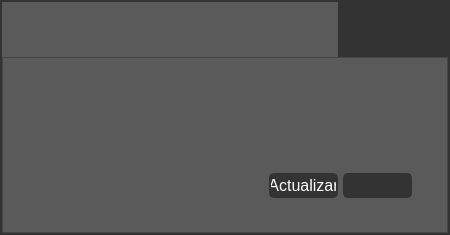
<?xml version="1.0" encoding="UTF-8"?>
<ui version="4.0">
 <class>Dialog</class>
 <widget class="QDialog" name="Dialog">
  <property name="geometry">
   <rect>
    <x>0</x>
    <y>0</y>
    <width>450</width>
    <height>235</height>
   </rect>
  </property>
  <property name="minimumSize">
   <size>
    <width>450</width>
    <height>235</height>
   </size>
  </property>
  <property name="maximumSize">
   <size>
    <width>450</width>
    <height>235</height>
   </size>
  </property>
  <property name="windowTitle">
   <string>Dialog</string>
  </property>
  <property name="styleSheet">
   <string notr="true">QDialog {
	background:rgb(51,51,51);
}</string>
  </property>
  <layout class="QVBoxLayout" name="verticalLayout">
   <property name="spacing">
    <number>0</number>
   </property>
   <property name="leftMargin">
    <number>0</number>
   </property>
   <property name="topMargin">
    <number>0</number>
   </property>
   <property name="rightMargin">
    <number>0</number>
   </property>
   <property name="bottomMargin">
    <number>0</number>
   </property>
   <item>
    <widget class="QFrame" name="frame_2">
     <property name="styleSheet">
      <string notr="true">background:rgb(51,51,51);</string>
     </property>
     <property name="frameShape">
      <enum>QFrame::NoFrame</enum>
     </property>
     <property name="frameShadow">
      <enum>QFrame::Plain</enum>
     </property>
     <layout class="QVBoxLayout" name="verticalLayout_2">
      <property name="spacing">
       <number>0</number>
      </property>
      <property name="leftMargin">
       <number>2</number>
      </property>
      <property name="topMargin">
       <number>2</number>
      </property>
      <property name="rightMargin">
       <number>2</number>
      </property>
      <property name="bottomMargin">
       <number>2</number>
      </property>
      <item>
       <widget class="QFrame" name="frame_top">
        <property name="minimumSize">
         <size>
          <width>0</width>
          <height>55</height>
         </size>
        </property>
        <property name="maximumSize">
         <size>
          <width>16777215</width>
          <height>55</height>
         </size>
        </property>
        <property name="styleSheet">
         <string notr="true">background:rgb(91,90,90);</string>
        </property>
        <property name="frameShape">
         <enum>QFrame::NoFrame</enum>
        </property>
        <property name="frameShadow">
         <enum>QFrame::Plain</enum>
        </property>
        <layout class="QHBoxLayout" name="horizontalLayout">
         <property name="spacing">
          <number>0</number>
         </property>
         <property name="leftMargin">
          <number>0</number>
         </property>
         <property name="topMargin">
          <number>0</number>
         </property>
         <property name="rightMargin">
          <number>0</number>
         </property>
         <property name="bottomMargin">
          <number>0</number>
         </property>
         <item>
          <widget class="QLabel" name="lab_heading">
           <property name="font">
            <font>
             <family>Segoe UI</family>
             <pointsize>14</pointsize>
            </font>
           </property>
           <property name="styleSheet">
            <string notr="true">color:rgb(255,255,255);</string>
           </property>
           <property name="text">
            <string/>
           </property>
           <property name="alignment">
            <set>Qt::AlignCenter</set>
           </property>
          </widget>
         </item>
         <item>
          <widget class="QPushButton" name="bn_min">
           <property name="minimumSize">
            <size>
             <width>55</width>
             <height>55</height>
            </size>
           </property>
           <property name="maximumSize">
            <size>
             <width>55</width>
             <height>55</height>
            </size>
           </property>
           <property name="styleSheet">
            <string notr="true">QPushButton {
	border: none;
	background-color: rgb(51,51,51);
}
QPushButton:hover {
	background-color: rgb(0,143,150);
}
QPushButton:pressed {	
	background-color: rgb(51,51,51);
}</string>
           </property>
           <property name="text">
            <string/>
           </property>
           <property name="icon">
            <iconset>
             <normaloff>../doc/Minimalistic-Flat-Modern-GUI-Template/icons/1x/hideAsset 53.png</normaloff>../doc/Minimalistic-Flat-Modern-GUI-Template/icons/1x/hideAsset 53.png</iconset>
           </property>
           <property name="iconSize">
            <size>
             <width>22</width>
             <height>12</height>
            </size>
           </property>
           <property name="autoDefault">
            <bool>false</bool>
           </property>
           <property name="flat">
            <bool>true</bool>
           </property>
          </widget>
         </item>
         <item>
          <widget class="QPushButton" name="bn_close">
           <property name="minimumSize">
            <size>
             <width>55</width>
             <height>55</height>
            </size>
           </property>
           <property name="maximumSize">
            <size>
             <width>55</width>
             <height>55</height>
            </size>
           </property>
           <property name="styleSheet">
            <string notr="true">QPushButton {
	border: none;
	background-color: rgb(51,51,51);
}
QPushButton:hover {
	background-color: rgb(0,143,150);
}
QPushButton:pressed {	
	background-color: rgb(51,51,51);
}</string>
           </property>
           <property name="text">
            <string/>
           </property>
           <property name="icon">
            <iconset>
             <normaloff>../doc/Minimalistic-Flat-Modern-GUI-Template/icons/1x/closeAsset 43.png</normaloff>../doc/Minimalistic-Flat-Modern-GUI-Template/icons/1x/closeAsset 43.png</iconset>
           </property>
           <property name="iconSize">
            <size>
             <width>22</width>
             <height>22</height>
            </size>
           </property>
           <property name="autoDefault">
            <bool>false</bool>
           </property>
           <property name="flat">
            <bool>true</bool>
           </property>
          </widget>
         </item>
        </layout>
       </widget>
      </item>
      <item>
       <widget class="QFrame" name="frame_bottom">
        <property name="styleSheet">
         <string notr="true">background:rgb(91,90,90);</string>
        </property>
        <property name="frameShape">
         <enum>QFrame::StyledPanel</enum>
        </property>
        <property name="frameShadow">
         <enum>QFrame::Raised</enum>
        </property>
        <layout class="QGridLayout" name="gridLayout">
         <property name="leftMargin">
          <number>15</number>
         </property>
         <property name="rightMargin">
          <number>35</number>
         </property>
         <property name="bottomMargin">
          <number>0</number>
         </property>
         <property name="horizontalSpacing">
          <number>5</number>
         </property>
         <property name="verticalSpacing">
          <number>0</number>
         </property>
         <item row="1" column="3">
          <widget class="QPushButton" name="bn_east">
           <property name="minimumSize">
            <size>
             <width>69</width>
             <height>25</height>
            </size>
           </property>
           <property name="maximumSize">
            <size>
             <width>69</width>
             <height>25</height>
            </size>
           </property>
           <property name="font">
            <font>
             <family>Segoe UI</family>
             <pointsize>12</pointsize>
            </font>
           </property>
           <property name="styleSheet">
            <string notr="true">QPushButton {
	border: 2px solid rgb(51,51,51);
	border-radius: 5px;	
	color:rgb(255,255,255);
	background-color: rgb(51,51,51);
}
QPushButton:hover {
	border: 2px solid rgb(0,143,150);
	background-color: rgb(0,143,150);
}
QPushButton:pressed {	
	border: 2px solid rgb(0,143,150);
	background-color: rgb(51,51,51);
}</string>
           </property>
           <property name="text">
            <string/>
           </property>
           <property name="autoDefault">
            <bool>false</bool>
           </property>
          </widget>
         </item>
         <item row="0" column="0">
          <widget class="QLabel" name="lab_icon">
           <property name="minimumSize">
            <size>
             <width>40</width>
             <height>40</height>
            </size>
           </property>
           <property name="maximumSize">
            <size>
             <width>40</width>
             <height>40</height>
            </size>
           </property>
           <property name="text">
            <string/>
           </property>
          </widget>
         </item>
         <item row="1" column="2">
          <widget class="QPushButton" name="bn_west">
           <property name="minimumSize">
            <size>
             <width>69</width>
             <height>25</height>
            </size>
           </property>
           <property name="maximumSize">
            <size>
             <width>69</width>
             <height>25</height>
            </size>
           </property>
           <property name="font">
            <font>
             <family>Segoe UI</family>
             <pointsize>12</pointsize>
            </font>
           </property>
           <property name="styleSheet">
            <string notr="true">QPushButton {
	border: 2px solid rgb(51,51,51);
	border-radius: 5px;	
	color:rgb(255,255,255);
	background-color: rgb(51,51,51);
}
QPushButton:hover {
	border: 2px solid rgb(0,143,150);
	background-color: rgb(0,143,150);
}
QPushButton:pressed {	
	border: 2px solid rgb(0,143,150);
	background-color: rgb(51,51,51);
}</string>
           </property>
           <property name="text">
            <string>Actualizar</string>
           </property>
           <property name="autoDefault">
            <bool>false</bool>
           </property>
          </widget>
         </item>
         <item row="0" column="1" colspan="3">
          <widget class="QLabel" name="lab_message">
           <property name="font">
            <font>
             <family>Segoe UI</family>
             <pointsize>12</pointsize>
            </font>
           </property>
           <property name="styleSheet">
            <string notr="true">color:rgb(255,255,255);</string>
           </property>
           <property name="text">
            <string/>
           </property>
           <property name="wordWrap">
            <bool>true</bool>
           </property>
          </widget>
         </item>
        </layout>
       </widget>
      </item>
     </layout>
    </widget>
   </item>
  </layout>
 </widget>
 <resources/>
 <connections/>
</ui>
